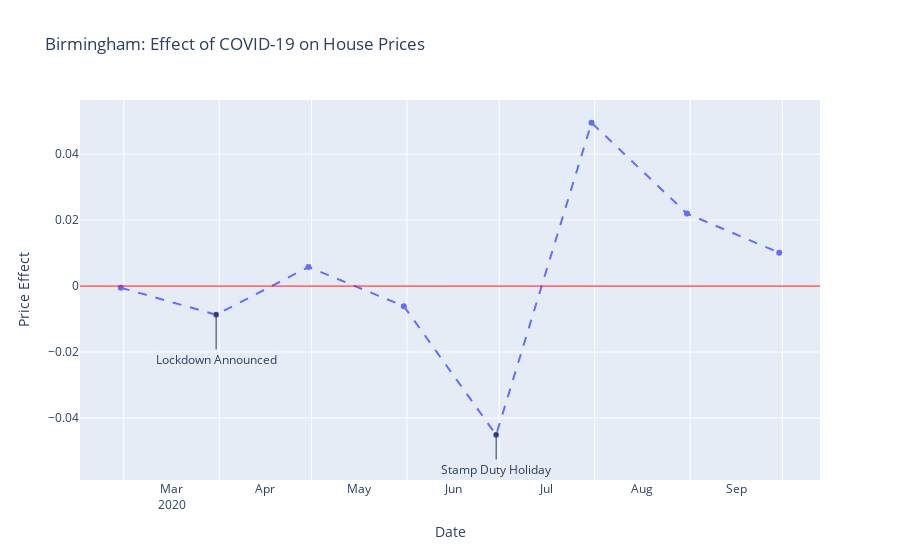

The notebook cell saved with this chart:
### Code cell
#Creating Figure for plotting
fig = go.Figure()

#Adding line for transaction count
fig.add_trace(go.Scatter(
    x=DD_CAM_X['Dates'],
    y=DD_CAM_X['Price'],
    name = "No of Transactions",
    line = dict(dash='dash')))

#Inserting key date annotations
fig.add_annotation(x = datetime.strptime('31-03-2020', '%d-%m-%Y'), y = -0.0086,
        xref = 'x', yref = 'y', text = 'Lockdown Announced', showarrow = True,
        arrowhead = 7, ax = 0, ay = 45)
fig.add_annotation(x = datetime.strptime('30-06-2020', '%d-%m-%Y'), y = -0.045,
        xref = 'x', yref = 'y', text = 'Stamp Duty Holiday', showarrow = True,
        arrowhead = 7, ax = 0, ay = 35)
#Inserting line at 0
fig.add_hline(y = 0,line_width=1, line_color="red")

#Setting title and updating axis labels
fig.update_layout(
    title="Birmingham: Effect of COVID-19 on House Prices",
    xaxis_title="Date", yaxis_title="Price Effect")

fig.update_xaxes(dtick="M1", tickformat="%b\n%Y", ticklabelmode="period")

fig.show()

### Figure 1 — Plotly figure (JSON) as saved in the notebook; plotly's stock layout.template omitted (floating-point values rounded to 4 significant figures)
{"data": [{"line": {"dash": "dash"}, "name": "No of Transactions", "type": "scatter", "x": ["2020-02-29T00:00:00", "2020-03-31T00:00:00", "2020-04-30T00:00:00", "2020-05-31T00:00:00", "2020-06-30T00:00:00", "2020-07-31T00:00:00", "2020-08-31T00:00:00", "2020-09-30T00:00:00"], "y": [-0.0005008, -0.008691, 0.00577, -0.006087, -0.04513, 0.04951, 0.02197, 0.01012]}], "layout": {"annotations": [{"arrowhead": 7, "ax": 0, "ay": 45, "showarrow": true, "text": "Lockdown Announced", "x": "2020-03-31T00:00:00", "xref": "x", "y": -0.0086, "yref": "y"}, {"arrowhead": 7, "ax": 0, "ay": 35, "showarrow": true, "text": "Stamp Duty Holiday", "x": "2020-06-30T00:00:00", "xref": "x", "y": -0.045, "yref": "y"}], "shapes": [{"line": {"color": "red", "width": 1}, "type": "line", "x0": 0, "x1": 1, "xref": "x domain", "y0": 0, "y1": 0, "yref": "y"}], "title": {"text": "Birmingham: Effect of COVID-19 on House Prices"}, "xaxis": {"dtick": "M1", "tickformat": "%b\n%Y", "ticklabelmode": "period", "title": {"text": "Date"}}, "yaxis": {"title": {"text": "Price Effect"}}}}
